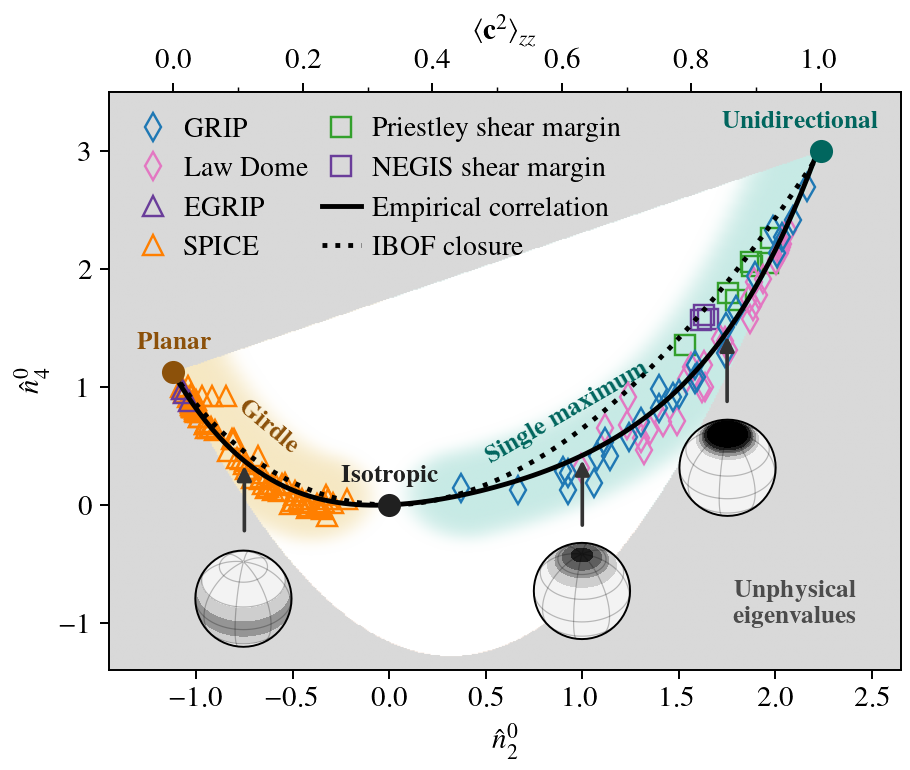

This figure's Python source:
# N. M. Rathmann <[email redacted]>, 2023

import sys, os, copy, code # code.interact(local=locals())
import numpy as np
from scipy.optimize import curve_fit
import pickle, glob

import matplotlib.pyplot as plt
import matplotlib.gridspec as gridspec
import matplotlib.colors

sys.path.insert(0, '..')
from localheader import *
from experiments import * # experiment definitions (data structures for experiment files, etc.)

from specfabpy import specfab as sf
from specfabpy import discrete as sfdsc
from specfabpy import constants as sfconst
from specfabpy import statespace as sfsp
from specfabpy import plotting as sfplt
FS = sfplt.setfont_tex(fontsize=12)
FSLEG = FS-0.5
FSANNO = FS-1.5

SELFNAME = 'state-space-validation' # used as prefix for pickled files
os.system('mkdir -p specfab-state-trajectories')
def pfile(fname): return "specfab-state-trajectories/%s--%s.p"%(SELFNAME, fname) # full path name for pickled files

#--------------------
# Flags
#--------------------

DEBUG = 0 # Low-resolution plotting, etc.
            
#--------------------
# Config
#--------------------

if DEBUG: 
    RES = 2*50 
    RESX, RESY = int(RES/2), RES
else:
    RESX = RESY = 5*100
    
experiments = (expr_GRIP, expr_LAWDOME,  expr_EGRIP_MAIN, expr_SPICE, expr_Priestley, expr_EGRIP_S5) 

L = 8
lm, nlm_len = sf.init(L) 

#--------------------
# Load pre-processed correlations (see process-experiments.py)
#--------------------

correlations = []

for expr in experiments:
    fcorr = "observed-states/%s.p"%(expr['path']) 
    print('=== Loading correlations: %s ==='%(fcorr))
    corr = pickle.load(open(fcorr, "rb"))
    corr['n20'] /= norm # Normalization
    corr['n40'] /= norm
    corr['n60'] /= norm
    correlations.append(corr) 

#--------------------
# Polynomial-fitted correlation curve used by Gerber et al. (2022)
#--------------------

x_, y_ = [], []
for ii,expr in enumerate(experiments):  
    x_.append(correlations[ii]['n20']) # n_2^0
    y_.append(correlations[ii]['n40']) # n_4^0
x = np.concatenate(x_)
y = np.concatenate(y_)

def f(x, a, b, c, d):
    return a*x + b*x**2 + c*x**3 + d*x**4 #+ e*x**5

nhat40_pc, pcov = curve_fit(f, x, y)
nhat40_pc = np.concatenate(([0], nhat40_pc))
print("Correlation coefs in f(x) = a*x + b*x**2 + c*x**3 + d*x**4 are\n", nhat40_pc)

nl0_unidir, nl0_planar, nl0_circle = sfdsc.nlm_ideal_cases(norm=norm)
x_corr = np.linspace(nl0_planar[0],nl0_unidir[0],100)
p_model = np.poly1d(np.flipud(nhat40_pc))
#y_corr = p_model(x_corr) # debug
y_corr = sf.nhat40_empcorr_ice(x_corr) 

#--------------------
# IBOF closure from Elmer/Ice
#--------------------

y_IBOF = y_corr * 0 # init

for ii, x in enumerate(x_corr):
    nlm_hat = np.zeros((nlm_len), dtype=np.complex128)
    nlm_hat[[0,sf.I20]] = [1, x]
    nlm_ = sf.a4_to_nlm(sf.a4_IBOF(sf.a2(nlm_hat*norm)))
    y_IBOF[ii] = np.real(nlm_[sf.I40]/nlm_[0]) # nhat40 

#--------------------
# Construct plot
#--------------------

### Setup figure

scale = 4.0
fig = plt.figure(figsize=(1.3*scale,1.1*scale))
plt.subplots_adjust(left=0.12, right=0.99, top=0.88, bottom=0.13)
ax = plt.gca()

xlims, ylims = [-1.45,2.65], [-1.4,3.5]
sc = np.diff(ylims)/np.diff(xlims)

### Determine valid subspace (valid eigenvalues)

isvalid, x,y = sfsp.nlm_isvalid_grid(xlims, ylims, RESX, RESY)

I = np.nonzero(np.abs(x_corr) > 0.4)
C = statespace_shading(x_corr[I], y_corr[I], x, y, isvalid, shade_circle=False)

# Plot valid/invalid subspaces and fabric-type shadings within valid subspace
C0 = np.ones((RESY, RESX, 4), dtype=float) # color (0,1,2) and alpha (3)
kwargs = dict(aspect='auto', extent=[np.amin(xlims), np.amax(xlims), np.amin(ylims), np.amax(ylims)], origin='lower', zorder=1)
im = ax.imshow(C0, **kwargs)
im = ax.imshow(C,  **kwargs)

### End-member cases

sfsp.plot_nlm_cases(ax, FSANNO, ms=8.5, dy0=0.07, show_circle=False)

# Shading labels
plt.text(0.26/norm, 0.1/norm, '{\\bf Single maximum}', color=sfsp.c_unidir, ha='center', rotation=30, fontsize=FSANNO)
plt.text(-0.175/norm, 0.125/norm, '{\\bf Girdle}', color=sfsp.c_planar, ha='center', rotation=-40, fontsize=FSANNO)
plt.text(2.1, -1, '{\\bf Unphysical}\n\\bf{eigenvalues}', color=sfplt.c_dgray, ha='center', rotation=0, fontsize=FSANNO)

### Experimental data points

for ii,expr in enumerate(experiments):
    x = correlations[ii]['n20'] # n_2^0
    y = correlations[ii]['n40'] # n_4^0
    if expr['type']=='ss':  mrk = 's'
    if expr['type']=='ue':  mrk = '^'
    if expr['type']=='uc':  mrk = 'd'
    if expr['type']=='ucw': mrk = 'X'
    ax.plot(x,y, ms=8, ls='none', color=expr['color'], fillstyle='none', marker=mrk, label=expr['plotname'], zorder=1+(len(experiments)-ii))

### Plot correlation lines

ax.plot(x_corr, y_corr, '-k', lw=2, label='Empirical correlation', zorder=10)
ax.plot(x_corr, y_IBOF, ':k', lw=2, label='IBOF closure', zorder=10)

### Misc

plt.sca(ax)

plt.xlabel(r'$\hat{n}_2^0$')
plt.ylabel(r'$\hat{n}_4^0$')

legkwargs = {'handlelength':1.4, 'framealpha':1.0, 'fancybox':False, 'columnspacing': 0.5, 'handletextpad':0.4, 'borderpad':0.37, 'edgecolor':'k'}
leg = plt.legend(loc=2, fontsize=FSLEG, frameon=False, ncol=2, **legkwargs); 

plt.xlim(xlims)
plt.ylim(ylims)

### Second x axis for a_zz^(2) comparrison 

secax = ax.secondary_xaxis('top', functions=(n20_to_azz, azz_to_n20))
secax.set_xlabel(r'$\ev*{c_i c_j}_{zz}$')
xticks = np.arange(0,1+1e-3,0.1)
secax.set_xticks(xticks[0::2])
secax.set_xticks(xticks[::1], minor=True)

### Plot ODF insets?

if 1:

    geo, prj = sfplt.getprojection(rotation=55+180, inclination=50)

    ### Modeled data
    
    arr = lambda ang: 0.125*np.array([np.cos(np.deg2rad(ang)),np.sin(np.deg2rad(ang))])
    n00 = norm
    nlm_constructor = lambda nhat20: np.array([n00, 0,0,nhat20*n00,0,0, 0,0,0,0,sf.nhat40_empcorr_ice(nhat20)[0]*n00,0,0,0,0], dtype=np.complex128)
    ODF_plots = (\
        {'nlm':nlm_constructor(-0.75), 'title':'', 'axloc':(0.205, 0.16), 'darr':arr(-90), 'lvlmax':0.4}, \
        {'nlm':nlm_constructor(+1.00), 'title':'', 'axloc':(0.577, 0.17), 'darr':arr(-90), 'lvlmax':0.4}, \
        {'nlm':nlm_constructor(+1.75), 'title':'', 'axloc':(0.737, 0.33), 'darr':arr(-90), 'lvlmax':0.4}, \
    )

    for ODF in ODF_plots:

        W = 0.125 # ax width
        axpos = [ODF['axloc'][0],ODF['axloc'][1], W,W]
        axin = plt.axes(axpos, projection=prj) #, transform=ax.transData)
        axin.set_global()
        
        nlm = ODF['nlm']
        lvlset = [np.linspace(0.0,ODF['lvlmax'],6), lambda x,p:'%.1f'%x]
        sfplt.plotODF(nlm, lm, axin, lvlset=lvlset, showcb=False)

        # Arrow to ODF state
        n20_, n40_ = np.real(nlm[sf.I20])/norm, np.real(nlm[sf.I40])/norm
        ax.annotate("", xy=(n20_, n40_), xycoords='data', \
                        xytext=(n20_+ODF['darr'][0]/norm, n40_+sc**2*ODF['darr'][1]/norm), textcoords='data', \
                        arrowprops=dict(arrowstyle="-|>", connectionstyle="arc3", linewidth=1.5, edgecolor='0.2', facecolor='0.2'),zorder=20)            

        axin.set_title(ODF['title'], fontsize=FS-3)

### Save figure

#plt.tight_layout()
plt.savefig('state-space-empcorr.png', transparent=1,  dpi=175)
plt.close()

